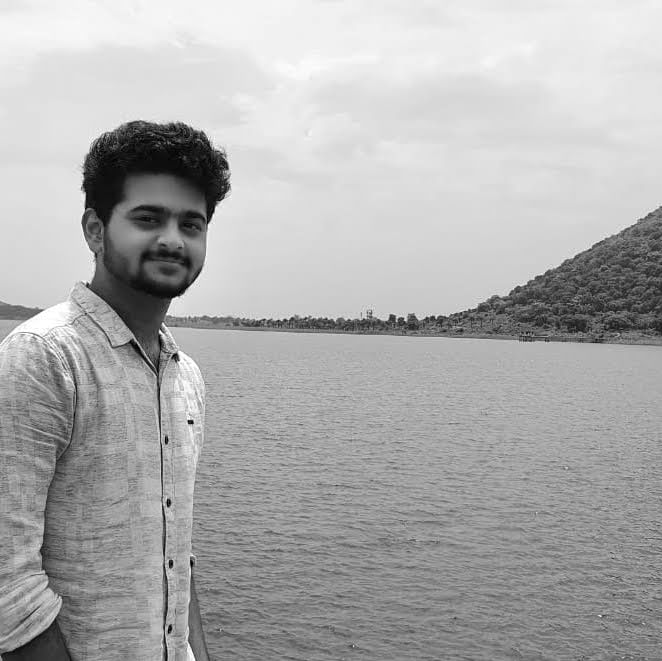
#> input picture Face Recognition/TestMate.jpg, 662 x 661 px
$ python Face_Detector_img.py
#> lines starting #> are read from the running program, lines starting #| are printed output that depends on the picture; after the words box and inside, x2 and y2 are one past the last pixel; in counts of white or black regions, pixels touching at a corner belong together
import cv2
import random


trained_face_data=cv2.CascadeClassifier('haarcascade_frontalface_default.xml')

img=cv2.imread('TestMate.jpg') #Choose an Image to open
#> img is the input picture: shape (661, 662, 3); min 0, max 255, mean 172.9

grayscaled_img = cv2.cvtColor(img,cv2.COLOR_BGR2GRAY)

face_coordinates=trained_face_data.detectMultiScale(grayscaled_img)
#> face_coordinates = [[162, 359, 48, 48], [150, 397, 62, 62], [102, 173, 124, 124]]

for(x,y,w,h) in face_coordinates:
   cv2.rectangle(img, (x,y), (x+w,y+h), (random.randint(128,255),random.randint(0,255),random.randint(0,255)) ,2)
#> this loop made 3 passes
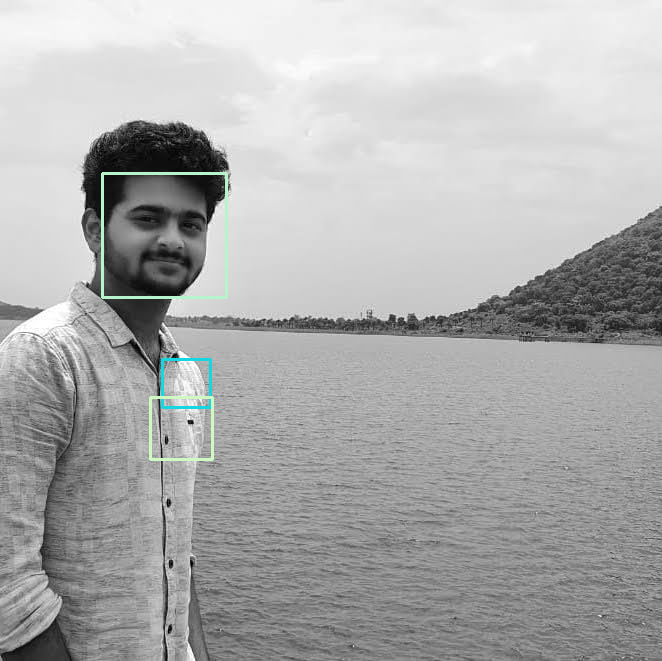
#> img: shape (661, 662, 3); 0.63% of pixels changed, all inside (x1, y1, x2, y2) = (101, 172, 228, 461)


cv2.imshow('Honey Face Detecter', img)
cv2.waitKey()

print("Code Completed")

$ run again, with Face Recognition/Test_Mate.png saved as Face Recognition/TestMate.jpg
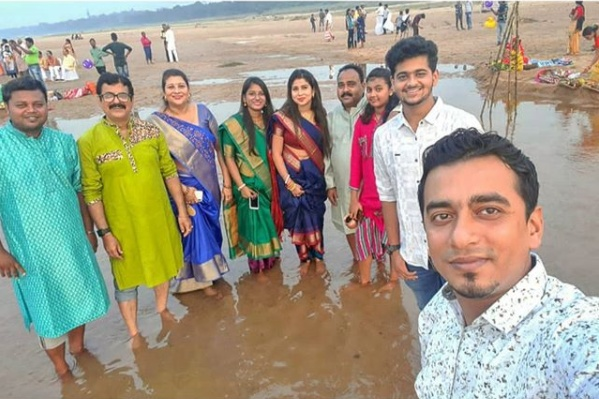
#> input picture Face Recognition/Test_Mate.png, 599 x 399 px
#> img is the input picture: shape (399, 599, 3); mean B, G, R 135.9, 152.5, 158
#> `grayscaled_img = cv2.cvtColor(img,cv2.COLOR_BGR2GRAY)`:
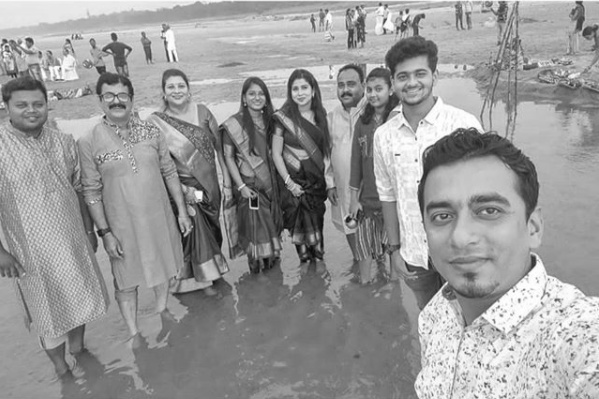
#> grayscaled_img: shape (399, 599); min 6, max 255, mean 152.3
#> face_coordinates = [[162, 75, 29, 29], [287, 77, 28, 28], [360, 78, 29, 29], [244, 83, 26, 26], [331, 72, 33, 33], [7, 87, 46, 46], [386, 55, 51, 51], [106, 184, 66, 66], [267, 113, 81, 81], [401, 162, 130, 130]]
#> the loop `for(x,y,w,h) in face_coordinates:` made 10 passes
#> after the loop `for(x,y,w,h) in face_coordinates:`:
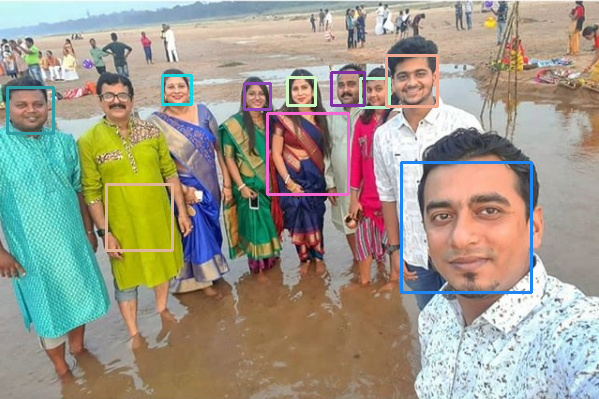
#> img: shape (399, 599, 3); 2.57% of pixels changed, all inside (x1, y1, x2, y2) = (6, 54, 533, 294)
